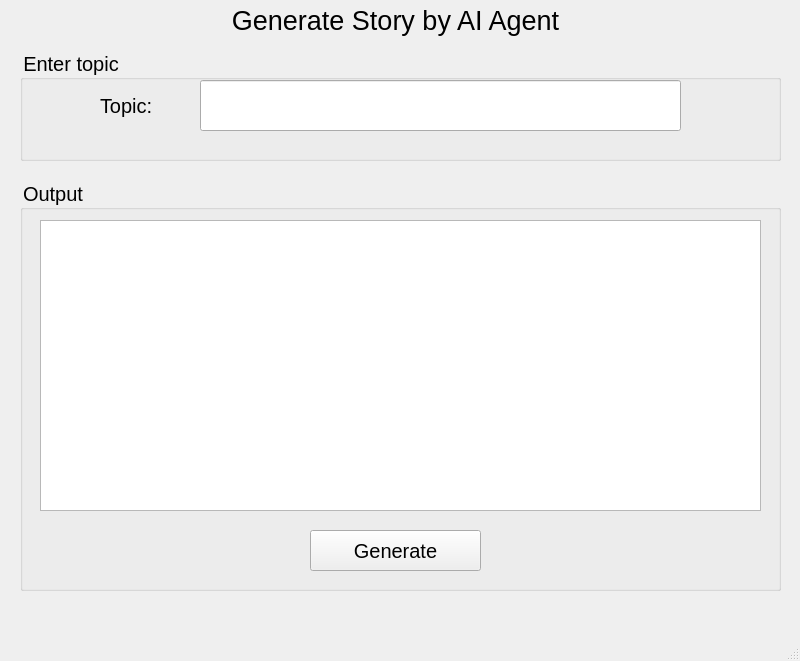
<?xml version="1.0" encoding="UTF-8"?>
<ui version="4.0">
 <class>MainWindow</class>
 <widget class="QMainWindow" name="MainWindow">
  <property name="geometry">
   <rect>
    <x>0</x>
    <y>0</y>
    <width>800</width>
    <height>661</height>
   </rect>
  </property>
  <property name="windowTitle">
   <string>MainWindow</string>
  </property>
  <property name="styleSheet">
   <string notr="true">font-size: 20px;</string>
  </property>
  <widget class="QWidget" name="centralwidget">
   <widget class="QLabel" name="label">
    <property name="geometry">
     <rect>
      <x>180</x>
      <y>0</y>
      <width>431</width>
      <height>41</height>
     </rect>
    </property>
    <property name="text">
     <string>&lt;html&gt;&lt;head/&gt;&lt;body&gt;&lt;p align=&quot;center&quot;&gt;&lt;span style=&quot; font-size:20pt;&quot;&gt;Generate Story by AI Agent&lt;/span&gt;&lt;/p&gt;&lt;/body&gt;&lt;/html&gt;</string>
    </property>
   </widget>
   <widget class="QGroupBox" name="groupBox">
    <property name="geometry">
     <rect>
      <x>20</x>
      <y>50</y>
      <width>761</width>
      <height>111</height>
     </rect>
    </property>
    <property name="title">
     <string>Enter topic</string>
    </property>
    <widget class="QLabel" name="label_2">
     <property name="geometry">
      <rect>
       <x>80</x>
       <y>40</y>
       <width>71</width>
       <height>31</height>
      </rect>
     </property>
     <property name="text">
      <string>Topic:</string>
     </property>
    </widget>
    <widget class="QLineEdit" name="lineEditTopic">
     <property name="geometry">
      <rect>
       <x>180</x>
       <y>30</y>
       <width>481</width>
       <height>51</height>
      </rect>
     </property>
    </widget>
   </widget>
   <widget class="QGroupBox" name="groupBox_2">
    <property name="geometry">
     <rect>
      <x>20</x>
      <y>180</y>
      <width>761</width>
      <height>411</height>
     </rect>
    </property>
    <property name="title">
     <string>Output</string>
    </property>
    <widget class="QTextEdit" name="textEditOutput">
     <property name="geometry">
      <rect>
       <x>20</x>
       <y>40</y>
       <width>721</width>
       <height>291</height>
      </rect>
     </property>
    </widget>
    <widget class="QPushButton" name="pushbuttonGenerate">
     <property name="geometry">
      <rect>
       <x>290</x>
       <y>350</y>
       <width>171</width>
       <height>41</height>
      </rect>
     </property>
     <property name="text">
      <string>Generate</string>
     </property>
    </widget>
   </widget>
  </widget>
  <widget class="QMenuBar" name="menubar">
   <property name="geometry">
    <rect>
     <x>0</x>
     <y>0</y>
     <width>800</width>
     <height>34</height>
    </rect>
   </property>
  </widget>
  <widget class="QStatusBar" name="statusbar"/>
 </widget>
 <resources/>
 <connections/>
</ui>
